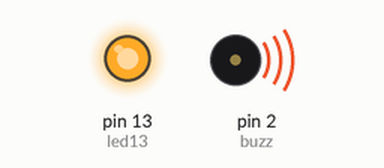
Simulated run of this sketch. Board: Arduino Uno, built with avr-gcc and run on an emulated ATmega328P. Parts: output pins drawn as LEDs (lit = HIGH), buzzer (waves = sounding, pin HIGH).

Above: at 0.2 s.
At 4.1 s:
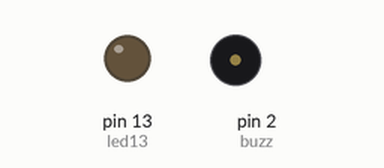
Timing chart, 0 to 6.0 s (numbered marks = the images above):
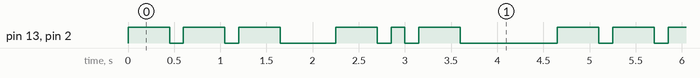

Measured:
- by itself, pin 13 (led13), pin 2 (buzz): repeats every 4.7 s: 2 × (LOW 0.15 s, HIGH 0.45 s), LOW 0.60 s, HIGH 0.45 s, LOW 0.15 s, HIGH 0.15 s, LOW 0.15 s, HIGH 0.45 s, LOW 1.1 s, HIGH 0.45 s
- by itself, everything shown: repeats every 4.7 s, in 12 steps

The sketch:

eMorseOK.ino
```cpp
/*
  Send slow morse code OK  --- -.-
  dot
  dash = 3 dot
  interelem = 1 dot
  interchar = 3 dot
  interworkd = 7 dot
  Buzzer is Sonitron SMA21 connects on pin 2, GND, void
*/

char msg[] = " OK";
int led13 = 13;
int buzz = 2;
int dotTime = 150; //ms per dot about 6WPM
int dashTime = 3 * dotTime;
int interElem = 1 * dotTime;
int interChar = 3 * dotTime;
int interWord = 7 * dotTime;

void setup() {
  // put your setup code here, to run once:
  pinMode(led13, OUTPUT);
  pinMode(buzz, OUTPUT);
  digitalWrite(led13, LOW);
  digitalWrite(buzz, LOW);
  //Serial.begin(9600);
}

void loop() {
  // put your main code here, to run repeatedly:
  // letter O ---
  for (int i = 0; i < 3; i++)
  {
    //Serial.print("#debug# i is:");
    //Serial.println(i);
    digitalWrite(led13, HIGH);
    digitalWrite(buzz, HIGH);
    delay(dashTime);
    digitalWrite(led13, LOW);
    digitalWrite(buzz, LOW);
    delay(interElem);
  }
  delay(interChar);

  //letter K  _._
  digitalWrite(led13, HIGH);
  digitalWrite(buzz, HIGH);
  delay(dashTime);
  digitalWrite(led13, LOW);
  digitalWrite(buzz, LOW);
  delay(interElem);
  digitalWrite(led13, HIGH);
  digitalWrite(buzz, HIGH);
  delay(dotTime);
  digitalWrite(led13, LOW);
  digitalWrite(buzz, LOW);
  delay(interElem);
  digitalWrite(led13, HIGH);
  digitalWrite(buzz, HIGH);
  delay(dashTime);
  digitalWrite(led13, LOW);
  digitalWrite(buzz, LOW);

  delay(interWord);

}
```
